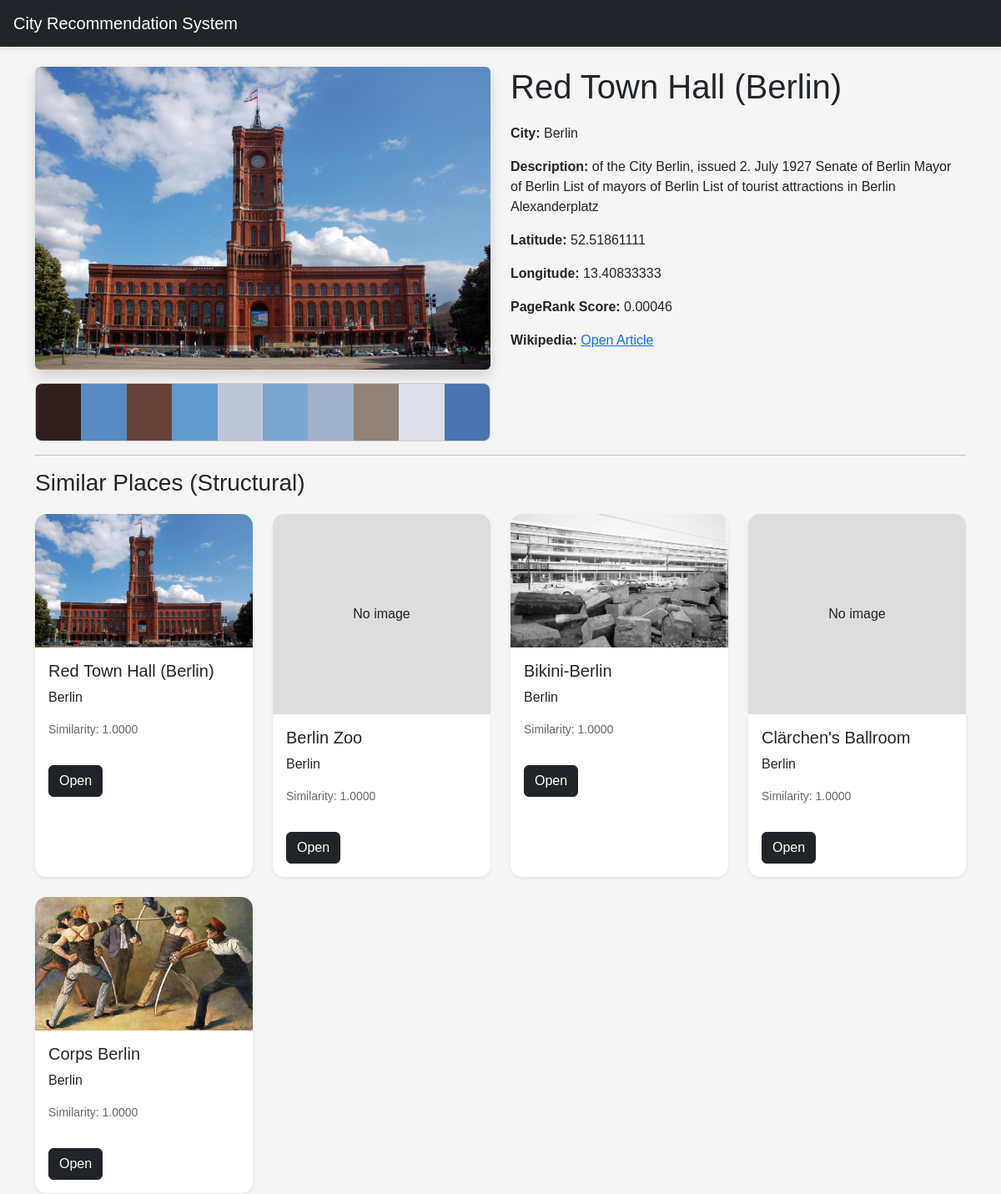
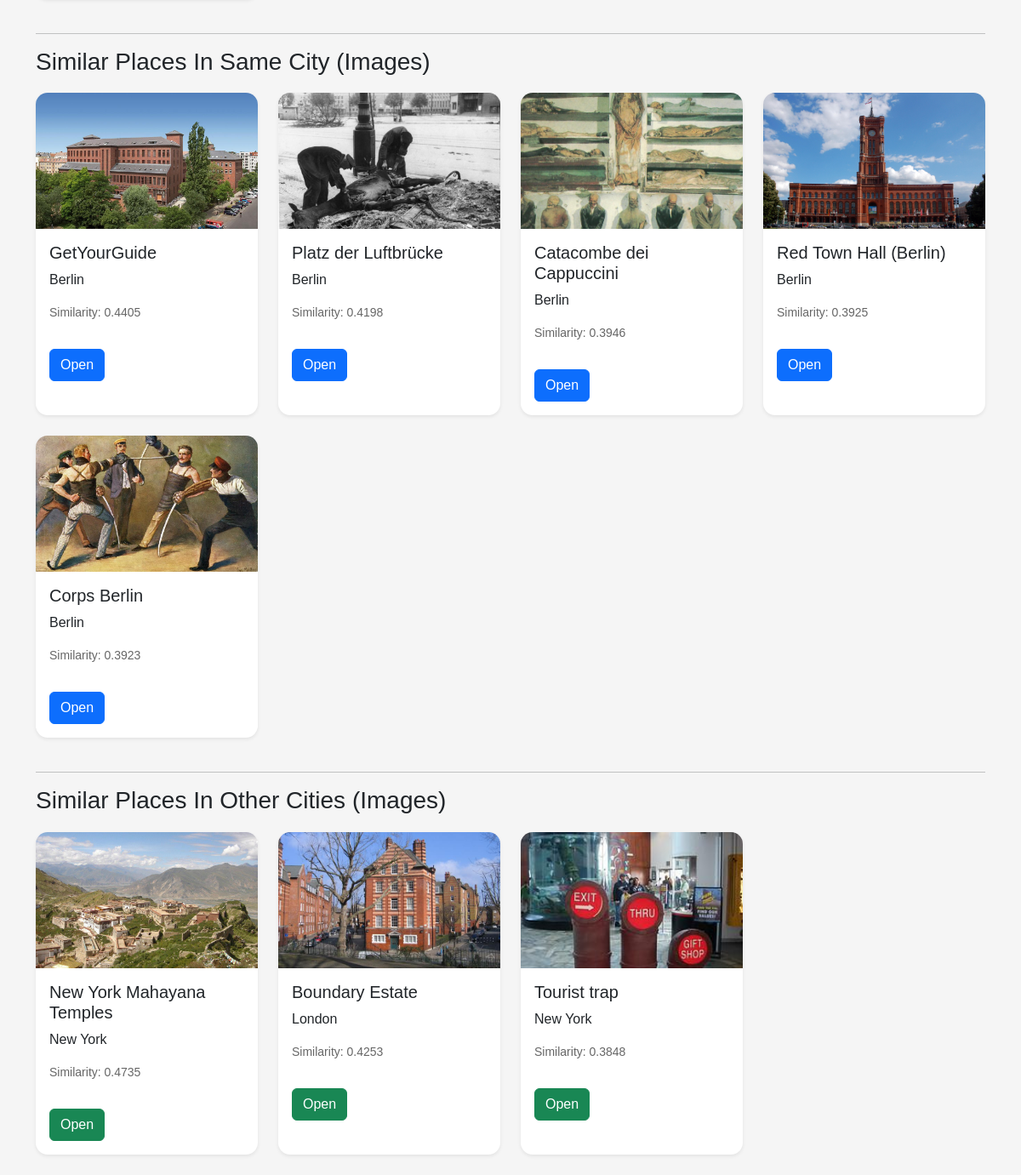
/place/3, run on the app's committed database (2 pictures, top to bottom).
### tables this page shows
CREATE TABLE images (
    image_id INTEGER PRIMARY KEY AUTOINCREMENT,
    place_id INTEGER,
    image_name TEXT,
    image_path TEXT,
    palette_path TEXT,
    feature_vector TEXT,
    image_class TEXT,
    FOREIGN KEY(place_id) REFERENCES places(place_id)
);

CREATE TABLE places (
    place_id INTEGER PRIMARY KEY AUTOINCREMENT,
    city_id INTEGER,
    name TEXT,
    description TEXT,
    lat REAL,
    lon REAL,
    wiki_url TEXT,
    wiki_summary TEXT,
    wiki_links TEXT,
    image_url TEXT,
    pagerank_score REAL,
    relevance_score REAL,
    has_image INTEGER,
    FOREIGN KEY(city_id) REFERENCES cities(city_id)
);

CREATE TABLE cities (
    city_id INTEGER PRIMARY KEY AUTOINCREMENT,
    name TEXT UNIQUE
);

CREATE TABLE similar_places (
    id INTEGER PRIMARY KEY AUTOINCREMENT,
    source_place_id INTEGER,
    target_place_id INTEGER,
    similarity_score REAL,
    recommendation_type TEXT
);

### app.py (the view)
@app.route('/place/<int:place_id>')
def place(place_id):
    place = get_place(place_id)
    image = get_place_image(place_id)
    structural = get_recommendations(
        place_id,
    'structural'
    )
    same_city = get_recommendations(
        place_id,
    'image',
        same_city=True
    )
    other_city = get_recommendations(
        place_id,
    'image',
        same_city=False
    )
    return render_template(
        'place.html',
        place=place,
        image=image,
        structural=structural,
        same_city=same_city,
        other_city=other_city
    )

### database/database.py (called while the page is built)
def get_connection():
    conn = sqlite3.connect(DATABASE)
    conn.row_factory = sqlite3.Row
    return conn

### services/database_service.py (called while the page is built)
def get_place(place_id):
    conn = get_connection()
    cursor = conn.cursor()
    cursor.execute('''
     SELECT
        p.*,
        c.name as city_name
     FROM places p
     JOIN cities c
     ON p.city_id = c.city_id
     WHERE p.place_id=?
     ''', (place_id,))
    result = cursor.fetchone()
    conn.close()
    return result

def get_place_image(place_id):
    conn = get_connection()
    cursor = conn.cursor()
    cursor.execute('''
     SELECT *
     FROM images
     WHERE place_id=?
     LIMIT 1
     ''', (place_id,))
    result = cursor.fetchone()
    conn.close()
    return result

### templates/place.html
{% extends 'base.html' %}
{% block content %}
<div class="row">
    <div class="col-md-6">
        {% if image %}
        <img
            src="{{ url_for('static', filename=image.image_path) }}"
            class="img-fluid rounded shadow"
        >
        {% if image.palette_path %}
        <img
            src="{{ url_for('static', filename=image.palette_path) }}"
            class="palette-preview mt-3"
        >
        {% endif %}
        {% else %}
        <div class="placeholder-image">
            No image available
        </div>
        {% endif %}
    </div>
    <div class="col-md-6">
        <h1>{{ place.name }}</h1>
        <p>
            <strong>City:</strong>
            {{ place.city_name }}
        </p>
        <p>
            <strong>Description:</strong>
            {{ place.description|safe }}
        </p>
        <p>
            <strong>Latitude:</strong>
            {% if place.lat == 0 %}
                Unknown
            {% else %}
                {{ place.lat }}
            {% endif %}
        </p>
        <p>
            <strong>Longitude:</strong>
            {% if place.lon == 0 %}
                Unknown
            {% else %}
                {{ place.lon }}
            {% endif %}
        </p>
        <p>
            <strong>PageRank Score:</strong>
            {{ "%.5f"|format(place.pagerank_score) }}
        </p>
        <p>
            <strong>Wikipedia:</strong>
            <a
                href="{{ place.wiki_url }}"
                target="_blank"
            >
                Open Article
            </a>
        </p>
    </div>
</div>
<hr>
<h3>Similar Places (Structural)</h3>
<div class="row">
{% for item in structural %}
<div class="col-md-3 mb-4">
    <div class="card shadow-sm h-100">
        {% if item.image_path %}
        <img
            src="{{ url_for('static', filename=item.image_path) }}"
            class="card-img-top recommendation-image"
        >
        {% else %}
        <div class="placeholder-image">
            No image
        </div>
        {% endif %}
        <div class="card-body">
            <h5>{{ item.name }}</h5>
            <p>{{ item.city_name }}</p>
            <p class="score-text">
                Similarity:
                {{ "%.4f"|format(item.similarity_score) }}
            </p>
            <a
                href="/place/{{ item.place_id }}"
                class="btn btn-dark mt-3"
            >
                Open
            </a>
        </div>
    </div>
</div>
{% endfor %}
</div>
<hr>
<h3>Similar Places In Same City (Images)</h3>
<div class="row">
{% for item in same_city %}
<div class="col-md-3 mb-4">
    <div class="card shadow-sm h-100">
        {% if item.image_path %}
        <img
            src="{{ url_for('static', filename=item.image_path) }}"
            class="card-img-top recommendation-image"
        >
        {% else %}
        <div class="placeholder-image">
            No image
        </div>
        {% endif %}
        <div class="card-body">
            <h5>{{ item.name }}</h5>
            <p>{{ item.city_name }}</p>
            <p class="score-text">
                Similarity:
                {{ "%.4f"|format(item.similarity_score) }}
            </p>
            <a
                href="/place/{{ item.place_id }}"
                class="btn btn-primary mt-3"
            >
                Open
            </a>
        </div>
    </div>
</div>
{% endfor %}
</div>
<hr>
<h3>Similar Places In Other Cities (Images)</h3>
<div class="row">
{% for item in other_city %}
<div class="col-md-3 mb-4">
    <div class="card shadow-sm h-100">
        {% if item.image_path %}
        <img
            src="{{ url_for('static', filename=item.image_path) }}"
            class="card-img-top recommendation-image"
        >
        {% else %}
        <div class="placeholder-image">
            No image
        </div>
        {% endif %}
        <div class="card-body">
            <h5>{{ item.name }}</h5>
            <p>{{ item.city_name }}</p>
            <p class="score-text">
                Similarity:
                {{ "%.4f"|format(item.similarity_score) }}
            </p>
            <a
                href="/place/{{ item.place_id }}"
                class="btn btn-success mt-3"
            >
                Open
            </a>
        </div>
    </div>
</div>
{% endfor %}
</div>
{% endblock %}

### static/css/style.css (style rules this page uses)
body { background-color: #f5f5f5; font-family: Arial, sans-serif; }
.card { border: none; border-radius: 14px; overflow: hidden; transition: 0.2s; }
.card img { height: 240px; object-fit: cover; }
.placeholder-image { height: 240px; background: #ddd; display: flex; align-items: center; justify-content: center; }
.recommendation-image { height: 160px !important; }
h1, h3 { margin-bottom: 20px; }
.score-text { color: #666; font-size: 14px; }
.palette-preview { width: 100%; height: auto; image-rendering: pixelated; border-radius: 8px; border: 1px solid #ccc; display: block; }

### data on the page
images: image_path (picture), palette_path (picture)
places: name "Red Town Hall (Berlin)", description "of the City Berlin , issued 2. July 1927 Senate of Berlin Mayor of Berlin List of mayors of Berlin List of tourist attractions in Berlin Alexanderplatz", lat "52.51861111", lon "13.40833333", pagerank_score "0.00046"
cities: city_name "Berlin"
images: image_path (picture), name "Red Town Hall (Berlin)", city_name "Berlin"
similar_places: similarity_score "1.0000"
similar_places: shows "No image", name "Berlin Zoo", city_name "Berlin", similarity_score "1.0000"
images: image_path (picture), name "Bikini-Berlin", city_name "Berlin"
similar_places: similarity_score "1.0000"
similar_places: shows "No image", name "Clärchen's Ballroom", city_name "Berlin", similarity_score "1.0000"
images: image_path (picture), name "Corps Berlin", city_name "Berlin"
similar_places: similarity_score "1.0000"
images: image_path (picture), name "GetYourGuide", city_name "Berlin"
similar_places: similarity_score "0.4405"
images: image_path (picture), name "Platz der Luftbrücke", city_name "Berlin"
similar_places: similarity_score "0.4198"
images: image_path (picture), name "Catacombe dei Cappuccini", city_name "Berlin"
similar_places: similarity_score "0.3946"
similar_places: similarity_score "0.3925"
similar_places: similarity_score "0.3923"
images: image_path (picture), name "New York Mahayana Temples", city_name "New York"
similar_places: similarity_score "0.4735"
images: image_path (picture), name "Boundary Estate", city_name "London"
similar_places: similarity_score "0.4253"
images: image_path (picture), name "Tourist trap", city_name "New York"
similar_places: similarity_score "0.3848"
